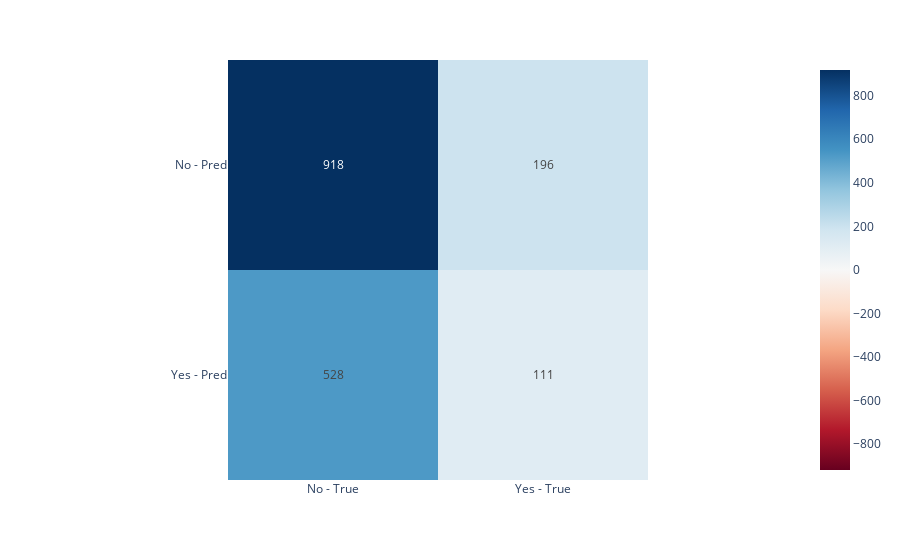

Notebook code for this chart:
### Code cell
cm = pd.DataFrame(confusion_matrix(y_test, pred_ada))
# Rename columns to predicted values - 0 = No Risk, 1 = Risk
cm.rename({0: 'No - True', 1: 'Yes - True'}, axis=1, inplace=True)
# Rename rows to real values - 0 = No Risk, 1 = Risk
cm.rename({0: 'No - Pred', 1: 'Yes - Pred'}, axis=0, inplace=True)
fig = px.imshow(cm, text_auto=True, color_continuous_scale='RdBu', color_continuous_midpoint=0)
fig

### Figure 1 — Plotly figure (JSON) as saved in the notebook; plotly's stock layout.template omitted (floating-point values rounded to 4 significant figures)
{"data": [{"coloraxis": "coloraxis", "hovertemplate": "x: %{x}<br>y: %{y}<br>color: %{z}<extra></extra>", "name": "0", "texttemplate": "%{z}", "type": "heatmap", "x": ["No - True", "Yes - True"], "xaxis": "x", "y": ["No - Pred", "Yes - Pred"], "yaxis": "y", "z": [[918, 196], [528, 111]]}], "layout": {"coloraxis": {"cmid": 0, "colorscale": [[0, "rgb(103,0,31)"], [0.1, "rgb(178,24,43)"], [0.2, "rgb(214,96,77)"], [0.3, "rgb(244,165,130)"], [0.4, "rgb(253,219,199)"], [0.5, "rgb(247,247,247)"], [0.6, "rgb(209,229,240)"], [0.7, "rgb(146,197,222)"], [0.8, "rgb(67,147,195)"], [0.9, "rgb(33,102,172)"], [1, "rgb(5,48,97)"]]}, "margin": {"t": 60}, "xaxis": {"anchor": "y", "constrain": "domain", "domain": [0, 1], "scaleanchor": "y"}, "yaxis": {"anchor": "x", "autorange": "reversed", "constrain": "domain", "domain": [0, 1]}}}
